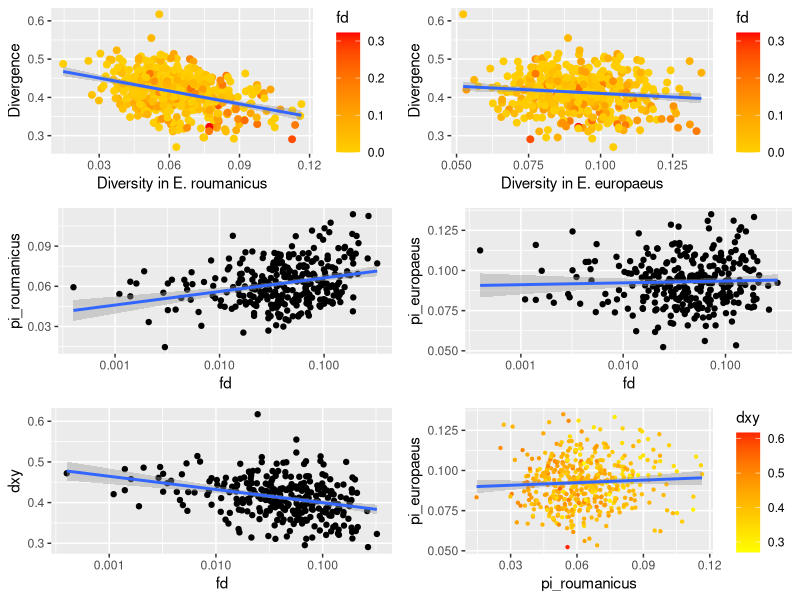
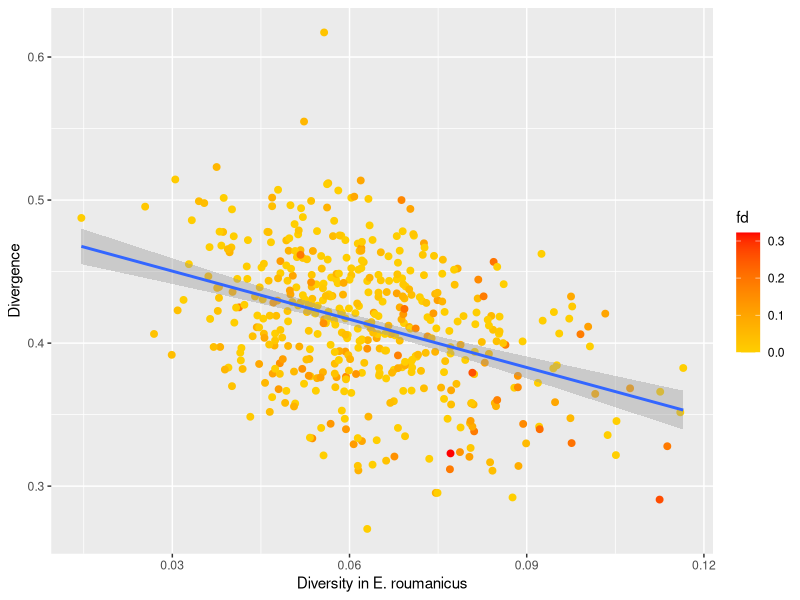
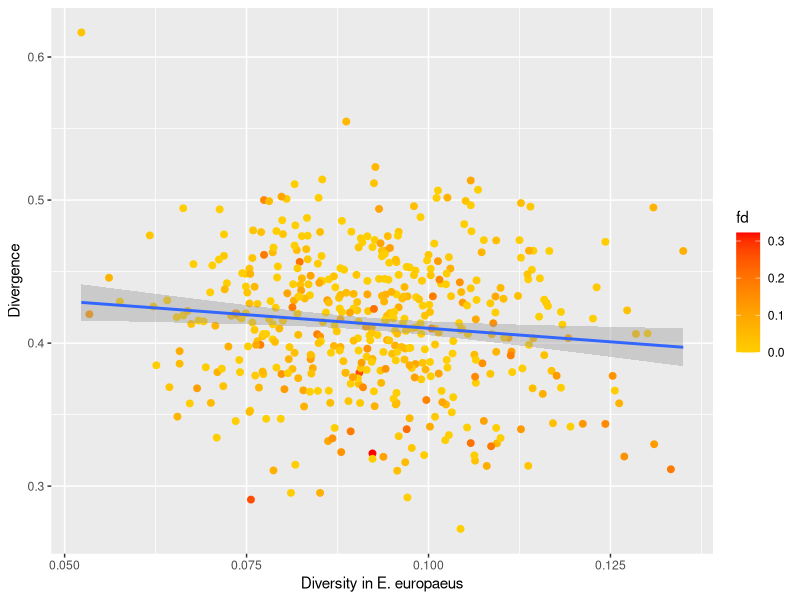
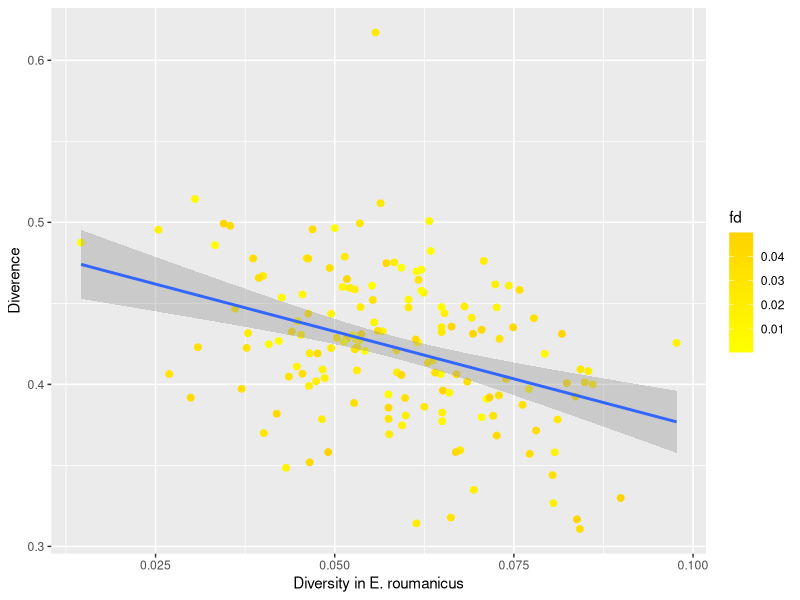

Write R code to recreate these figures, in order.
# Here I use statistics computed in common windows
popgen     <- read.table('nonoverlap.PopGenStats.csv',  header=TRUE, sep=',', 
              col.names=c('scaffold', 'start', 'end', 'mid', 'sites', 'pi_roumanicus', 'pi_europaeus', 'dxy', 'Fst'))
abbababa   <- read.table('nonoverlap.abbababa.csv', header=TRUE, sep=',')
abbababa$fd[abbababa$D <= 0] <- 0.0
abbababa$fdM[abbababa$D <= 0] <- 0.0
allStats   <- merge(popgen, abbababa, by=c('scaffold', 'start', 'end'))
filter  <- !is.na(allStats$fd)
filter2 <- !is.na(allStats$fd) & allStats$fd > 0
filter3 <- !is.na(allStats$fd) & allStats$fd > 0 & allStats$fd < 0.05
library(ggplot2)
library(gridExtra)

p1 <- ggplot(data=allStats[filter,], mapping=aes(x=pi_roumanicus, y=dxy)) + 
      geom_point(mapping=aes(colour=fd), size=2) + geom_smooth(method='lm') + xlab('Diversity in E. roumanicus') +
      ylab('Divergence') + scale_colour_gradient2(low='yellow',mid='orange',high='red',midpoint=0.1)

p2 <- ggplot(data=allStats[filter,], mapping=aes(x=pi_europaeus, y=dxy)) + 
      geom_point(mapping=aes(colour=fd), size=2) + geom_smooth(method='lm') + xlab('Diversity in E. europaeus') +
      ylab('Divergence') + scale_colour_gradient2(low='yellow',mid='orange',high='red',midpoint=0.1)

p3 <- ggplot(data=allStats[filter2,], mapping=aes(x=fd, y=pi_roumanicus)) + geom_point() + scale_x_continuous(trans='log10') + geom_smooth(method='lm')

p4 <- ggplot(data=allStats[filter2,], mapping=aes(x=fd, y=pi_europaeus))  + geom_point() + scale_x_continuous(trans='log10') + geom_smooth(method='lm')

p5 <- ggplot(data=allStats[filter2,], mapping=aes(x=fd, y=dxy)) + geom_point() + scale_x_continuous(trans='log10') + geom_smooth(method='lm')

p6 <- ggplot(data=allStats[filter,], mapping=aes(x=pi_roumanicus, y=pi_europaeus, colour=dxy)) + 
      geom_point(size=0.8) + scale_colour_gradient2(low='yellow',mid='orange',high='red',midpoint=0.45) +
      geom_smooth(method='lm')
p7 <- ggplot(data=allStats[filter3,], mapping=aes(x=pi_roumanicus, y=dxy)) +
      geom_point(mapping=aes(colour=fd), size=2) + geom_smooth(method='lm') + xlab('Diversity in E. roumanicus') +
      ylab('Diverence') + scale_colour_gradient2(low='yellow', mid='orange', high='red', midpoint=0.1)

png(filename='pi_dxy_fd.png')
grid.arrange(p1, p2, p3, p4, p5, p6, nrow=3)
dev.off()

ggsave('pi_dxy_roumanicus.png', p1)
ggsave('pi_dxy_europaeus.png', p2)
ggsave('pi_dxy_roumanicus_low_fd.png', p7)
